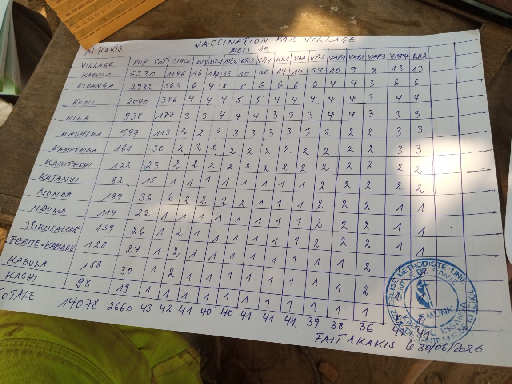
#> input picture data/images_selection/G932UjO6yne_2026-07-18_b0weF1a6OFO.png, 512 x 384 px
$ python denoise.py ../data/images_selection/G932UjO6yne_2026-07-18_b0weF1a6OFO.png
#> lines starting #> are read from the running program, lines starting #| are printed output that depends on the picture
"""Try a few ways to remove noise from a form photo and compare them.

Run from the project root:
    python preprocessing/denoise.py data/images_selection/*.png

Methods:
- median: each pixel becomes the median of its 3 x 3 neighbours. Removes speckles, keeps edges fairly well.
- bilateral: averages neighbours with a similar grey level only, so edges (ink on paper) are not blurred.
- nlmeans: non-local means; averages small patches that look alike anywhere nearby. Usually the cleanest, slower.

For each photo it prints the estimated noise before and after each method and the time taken, and saves a strip
with the original and every method side by side to results/debug_denoise/.
"""

import sys
import time
from pathlib import Path

import cv2
import numpy as np

TILE_WIDTH = 300


def noise(gray: np.ndarray) -> float:
    """Estimate the standard deviation of the noise (Immerkær, 1996).

    The 3 x 3 filter below is the difference of two Laplacians: it gives about 0 on smooth areas, edges and lines,
    so what is left is mostly noise.

    Args:
        gray: Grayscale image.

    Returns:
        The noise standard deviation, in grey levels.
    """
    kernel = np.array([[1, -2, 1], [-2, 4, -2], [1, -2, 1]], np.float32)
    response = cv2.filter2D(gray.astype(np.float32), -1, kernel)[1:-1, 1:-1]  # drop the border
    return float(np.sqrt(np.pi / 2) * np.abs(response).mean() / 6)


def nl_means(gray: np.ndarray, strength: float = 7.0) -> np.ndarray:
    """Remove noise with non-local means.

    Args:
        gray: Grayscale image.
        strength: How strongly to smooth (OpenCV's h); higher removes more noise but also faint strokes.

    Returns:
        The denoised image.
    """
    return cv2.fastNlMeansDenoising(gray, None, h=strength, templateWindowSize=7, searchWindowSize=21)


METHODS = {
    "median": lambda gray: cv2.medianBlur(gray, 3),
    "bilateral": lambda gray: cv2.bilateralFilter(gray, d=5, sigmaColor=30, sigmaSpace=5),
    "nlmeans": nl_means,
}


if __name__ == "__main__":
    out_dir = Path("results/debug_denoise")
    out_dir.mkdir(parents=True, exist_ok=True)

    print(f"{'photo':<45}{'original':>10}" + "".join(f"{name:>12}{'s':>6}" for name in METHODS))
    # One or more photos, e.g. data/images_selection/*.png
    for photo_path in map(Path, sys.argv[1:]):
        image = cv2.imread(str(photo_path), cv2.IMREAD_GRAYSCALE)
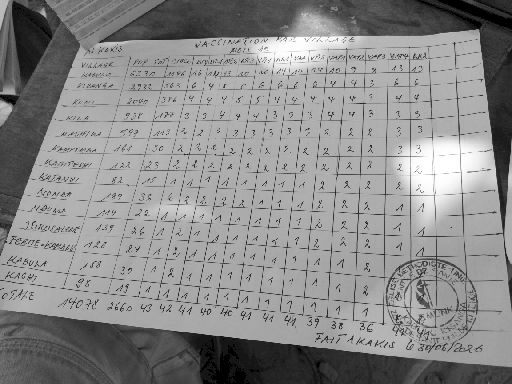
#> image: shape (384, 512); min 0, max 255, mean 138.9
        if image is None:
            print(f"{photo_path.name:<45}could not read")
            continue

        line = f"{photo_path.name:<45}{noise(image):>10.2f}"
#> in noise, `response = cv2.filter2D(gray.astype(np.float32), -1, kernel)[1:-1, 1:-1]`:
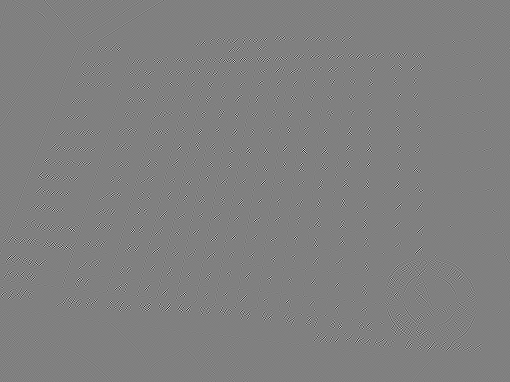
#> response: shape (382, 510) float32; min -848, max 834, mean 0; drawn with min black and max white
        results = [image]
        for method in METHODS.values():
            start = time.perf_counter()
            result = method(image)
            line += f"{noise(result):>12.2f}{time.perf_counter() - start:>6.2f}"
            results.append(result)
#> this loop made 3 passes
#> pass 1, `result = method(image)`:
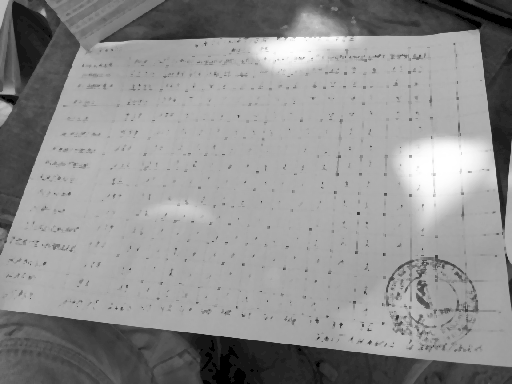
#> result: shape (384, 512); min 0, max 255, mean 143.3
#> pass 1, in noise (call 2), `response = cv2.filter2D(gray.astype(np.float32), -1, kernel)[1:-1, 1:-1]`:
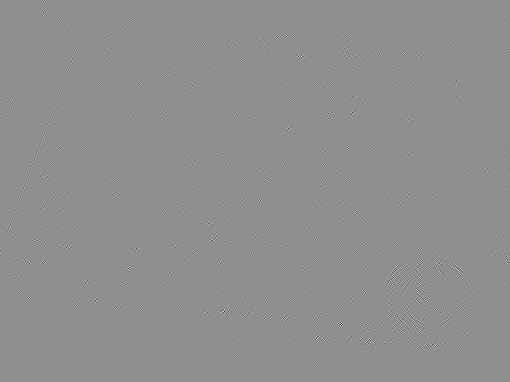
#> response: shape (382, 510) float32; min -389, max 306, mean 0; drawn with min black and max white
#> after the loop, results = 4 items
        print(line)
#| G932UjO6yne_2026-07-18_b0weF1a6OFO.png             6.63        1.67  0.03        5.03  0.04        5.54  0.43

        tiles = [cv2.resize(r, (TILE_WIDTH, int(r.shape[0] * TILE_WIDTH / r.shape[1]))) for r in results]
#> tiles = 4 items
        cv2.imwrite(str(out_dir / f"{photo_path.stem}_strip.png"), np.hstack(tiles))
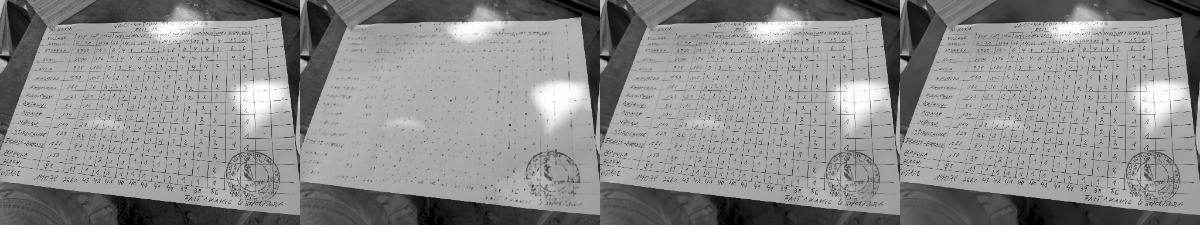
#> saved as G932UjO6yne_2026-07-18_b0weF1a6OFO_strip.png: shape (225, 1200); min 0, max 255, mean 139.9

    print(f"Saved results to {out_dir}/")

$ run again, on data/images_selection/GB2wYkCK6WB_2026-07-25_IABIrepfCeV.png
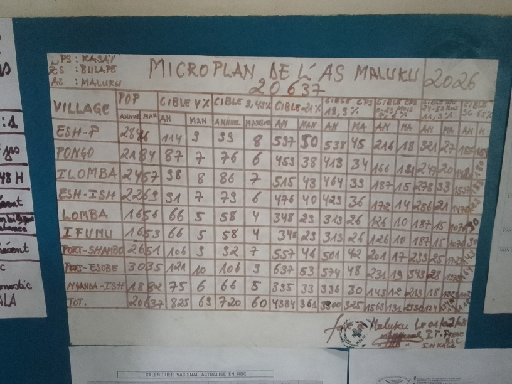
#> input picture data/images_selection/GB2wYkCK6WB_2026-07-25_IABIrepfCeV.png, 512 x 384 px
#> the loop `for method in METHODS.values():` made 3 passes
#> pass 2, in noise (call 3), `response = cv2.filter2D(gray.astype(np.float32), -1, kernel)[1:-1, 1:-1]`:
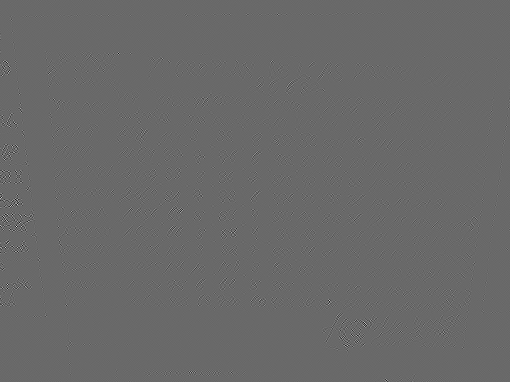
#> response: shape (382, 510) float32; min -265, max 375, mean 0; drawn with min black and max white
#> after the loop `for method in METHODS.values():`: results = 4 items
#| GB2wYkCK6WB_2026-07-25_IABIrepfCeV.png             3.58        2.05  0.03        1.47  0.04        2.31  0.52
#> `cv2.imwrite(str(out_dir / f"{photo_path.stem}_strip.png"), np.hstack(t..`:
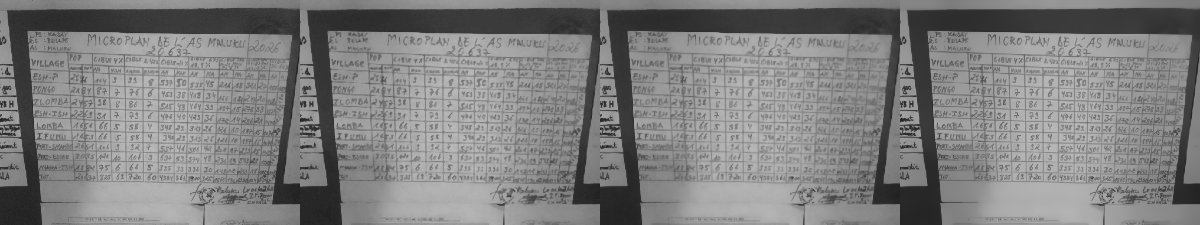
#> saved as GB2wYkCK6WB_2026-07-25_IABIrepfCeV_strip.png: shape (225, 1200); min 31, max 191, mean 127.6

$ run again, on data/images_selection/GhDQvinSZTM_2026-07-22_lGBD0DqUKiW.png
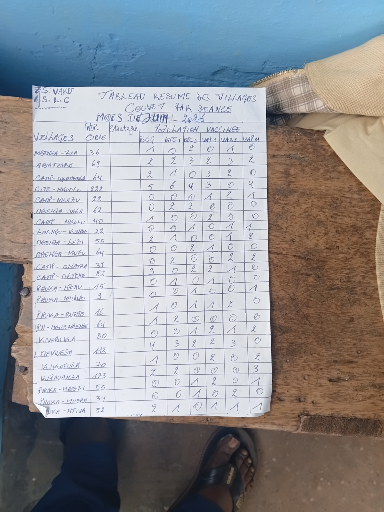
#> input picture data/images_selection/GhDQvinSZTM_2026-07-22_lGBD0DqUKiW.png, 384 x 512 px
#> the loop `for method in METHODS.values():` made 3 passes
#> pass 1, `result = method(image)`:
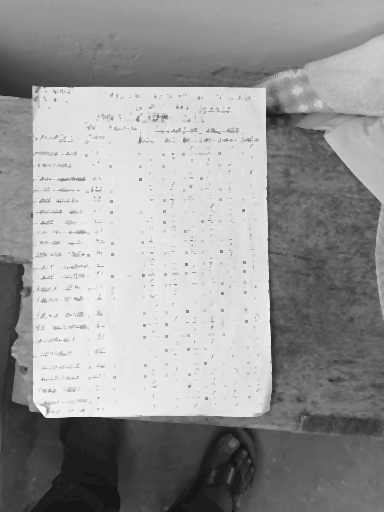
#> result: shape (512, 384); min 21, max 248, mean 151.9
#> after the loop `for method in METHODS.values():`: results = 4 items
#| GhDQvinSZTM_2026-07-22_lGBD0DqUKiW.png             5.40        1.63  0.04        3.09  0.04        4.05  0.49
#> `cv2.imwrite(str(out_dir / f"{photo_path.stem}_strip.png"), np.hstack(t..`:
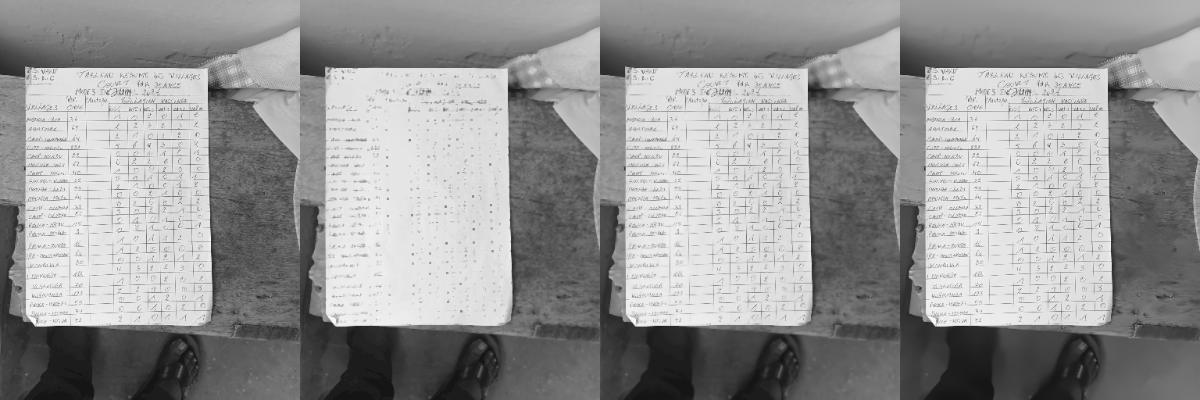
#> saved as GhDQvinSZTM_2026-07-22_lGBD0DqUKiW_strip.png: shape (400, 1200); min 18, max 250, mean 149.8

$ run again, on data/images_selection/H4QLq1vgikA_2026-07-27_i3cI91lpRtW.png
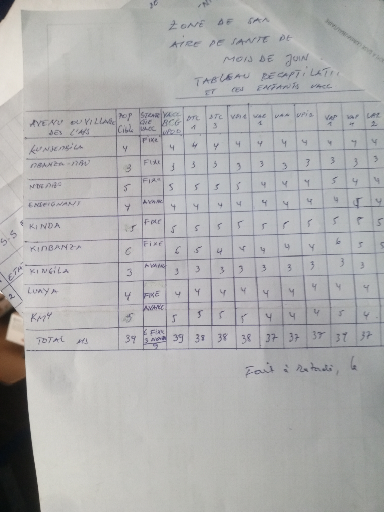
#> input picture data/images_selection/H4QLq1vgikA_2026-07-27_i3cI91lpRtW.png, 384 x 512 px
#> in noise, `response = cv2.filter2D(gray.astype(np.float32), -1, kernel)[1:-1, 1:-1]`:
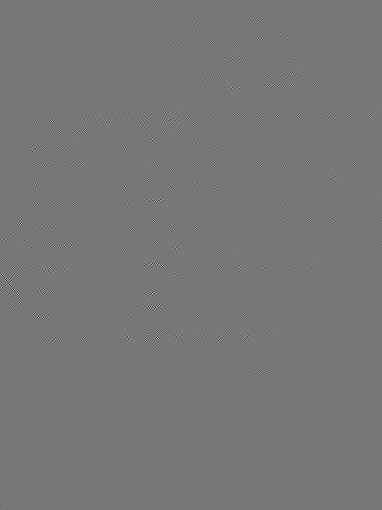
#> response: shape (510, 382) float32; min -511, max 575, mean 0; drawn with min black and max white
#> after the loop `for method in METHODS.values():`: results = 4 items
#| H4QLq1vgikA_2026-07-27_i3cI91lpRtW.png             2.60        0.83  0.03        1.14  0.04        1.49  0.43
#> `cv2.imwrite(str(out_dir / f"{photo_path.stem}_strip.png"), np.hstack(t..`:
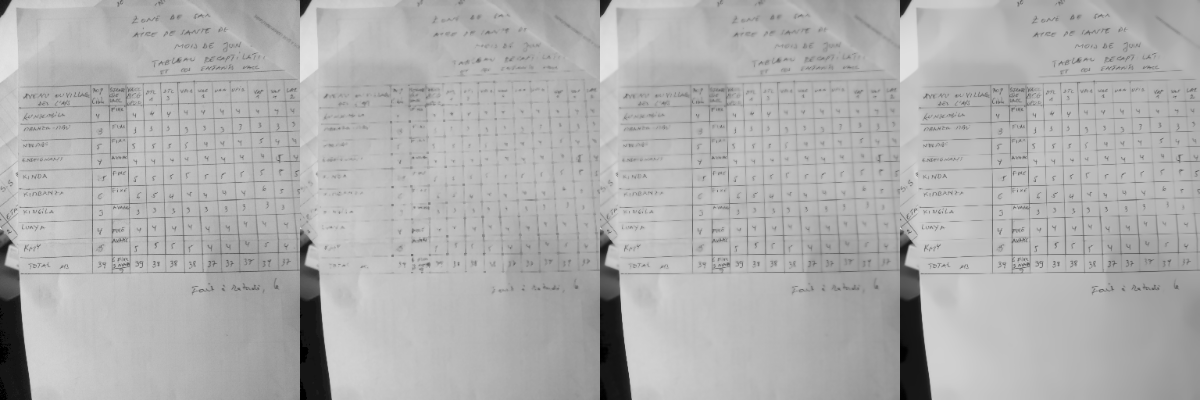
#> saved as H4QLq1vgikA_2026-07-27_i3cI91lpRtW_strip.png: shape (400, 1200); min 0, max 228, mean 174.7
